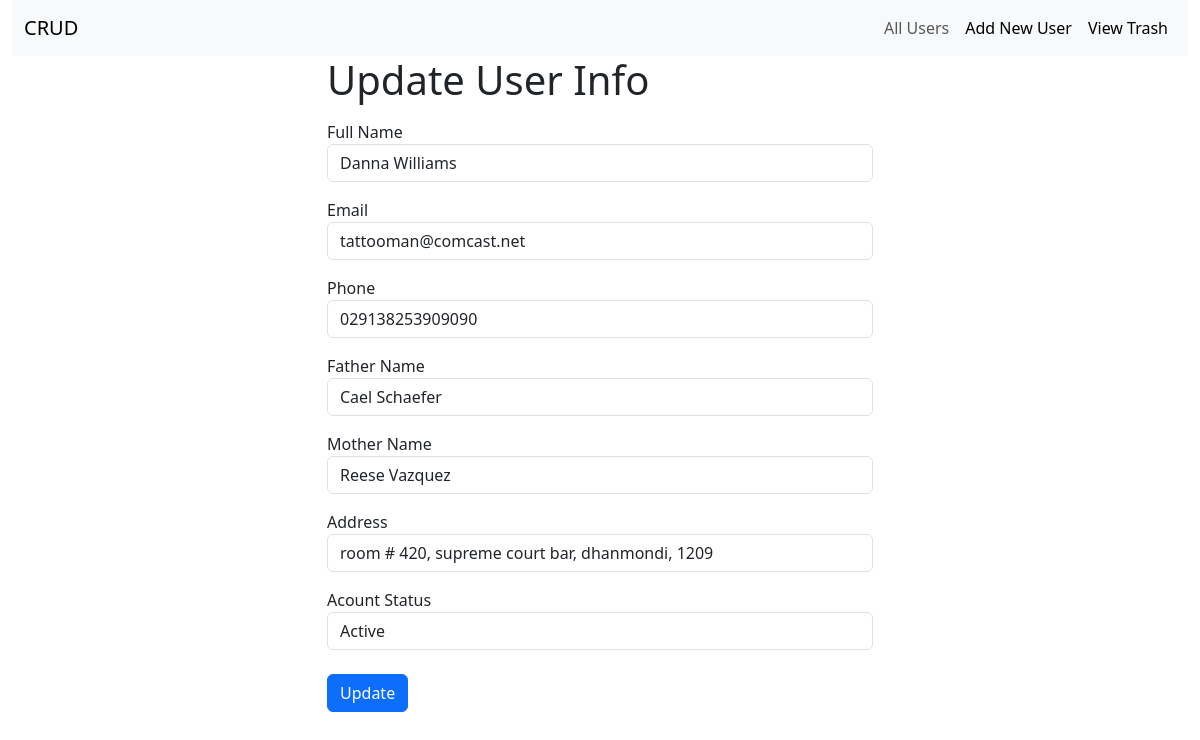
The app's page /update.php?id=2 with its own data.
### tables this page shows
CREATE TABLE `users` (
  `u_id` int(11) NOT NULL,
  `u_name` varchar(255) NOT NULL,
  `u_mail` varchar(255) NOT NULL,
  `u_phone` varchar(255) NOT NULL,
  `join_date` date NOT NULL,
  `father_name` varchar(255) NOT NULL,
  `mother_name` varchar(255) NOT NULL,
  `address` varchar(255) NOT NULL,
  `u_status` int(11) NOT NULL DEFAULT 1 COMMENT '0 for inactive, 1 for active'
);

### update.php (the view, shortened to what this page needs)
<?php include "inc/header.php"; ?>
<section>
  <div class="container">
    <div class="row">
      <div class="col-lg-6 offset-3">
        <h1 class="mb-3">Update User Info</h1>
          <?php
            if(isset($_GET['id'])){
            $userID = $_GET['id'];
            $all_users_sql = "SELECT * FROM users WHERE u_id = '$userID'";
            $all_users_res = mysqli_query($db,$all_users_sql);
              while ($row = mysqli_fetch_array($all_users_res)) {
               $u_name      = $row['u_name'];
               $u_mail      = $row['u_mail'];
               $u_phone     = $row['u_phone'];
               $father_name = $row['father_name'];
               $mother_name = $row['mother_name'];
               $address     = $row['address'];
               $u_status    = $row['u_status'];
               ?>
              <form action="" method="POST" class="needs-validation" novalidate>
                    <div class="mb-3">
                      <label for="name">Full Name</label>
                      <input type="text" id="name" name="name" class="form-control" value="<?php echo $u_name; ?>" required>
                    </div>
                    <div class="mb-3">
                      <label for="email">Email</label>
                      <input type="text" id="email" name="email" class="form-control" value="<?php echo $u_mail; ?>" required>
                    </div>
                    <div class="mb-3">
                      <label for="phone">Phone</label>
                      <input type="number" id="phone" name="phone" class="form-control" value="<?php echo $u_phone; ?>" required>
                    </div>
                    <div class="mb-3">
                      <label for="phone">Father Name</label>
                      <input type="text" id="father_name" name="father_name" class="form-control" value="<?php echo $father_name; ?>" required>
                    </div>
                    <div class="mb-3">
                      <label for="phone">Mother Name</label>
                      <input type="text" id="mother_name" name="mother_name" class="form-control" value="<?php echo $mother_name; ?>" required>
                    </div>
                    <div class="mb-3">
                      <label for="phone">Address</label>
                      <input type="text" id="address" name="address" class="form-control" value="<?php echo $address; ?>" required>
                    </div>
                    <div class="mb-3">
                      <label for="status">Acount Status</label>
                      <select class="form-control" name="u_status">
                        <option value="1" <?php if ($u_status == 1){
                          echo 'selected'; } ?>>Active</option>
                      </select>
                    </div>
                    <div class="my-4">
                      <input type="submit" name="dataUpdate" class="btn btn-primary" value="Update">
                    </div>
              </form>
               <?php
              }
            }
            ?>
      </div>
    </div>
  </div>
</section>
<?php include "inc/footer.php"; ?>

### records on screen
users: name "Danna Williams", email "tattooman@comcast.net", phone "029138253909090", father_name "Cael Schaefer", mother_name "Reese Vazquez", address "room # 420, supreme court bar, dhanmondi, 1209", u_status "Active"
